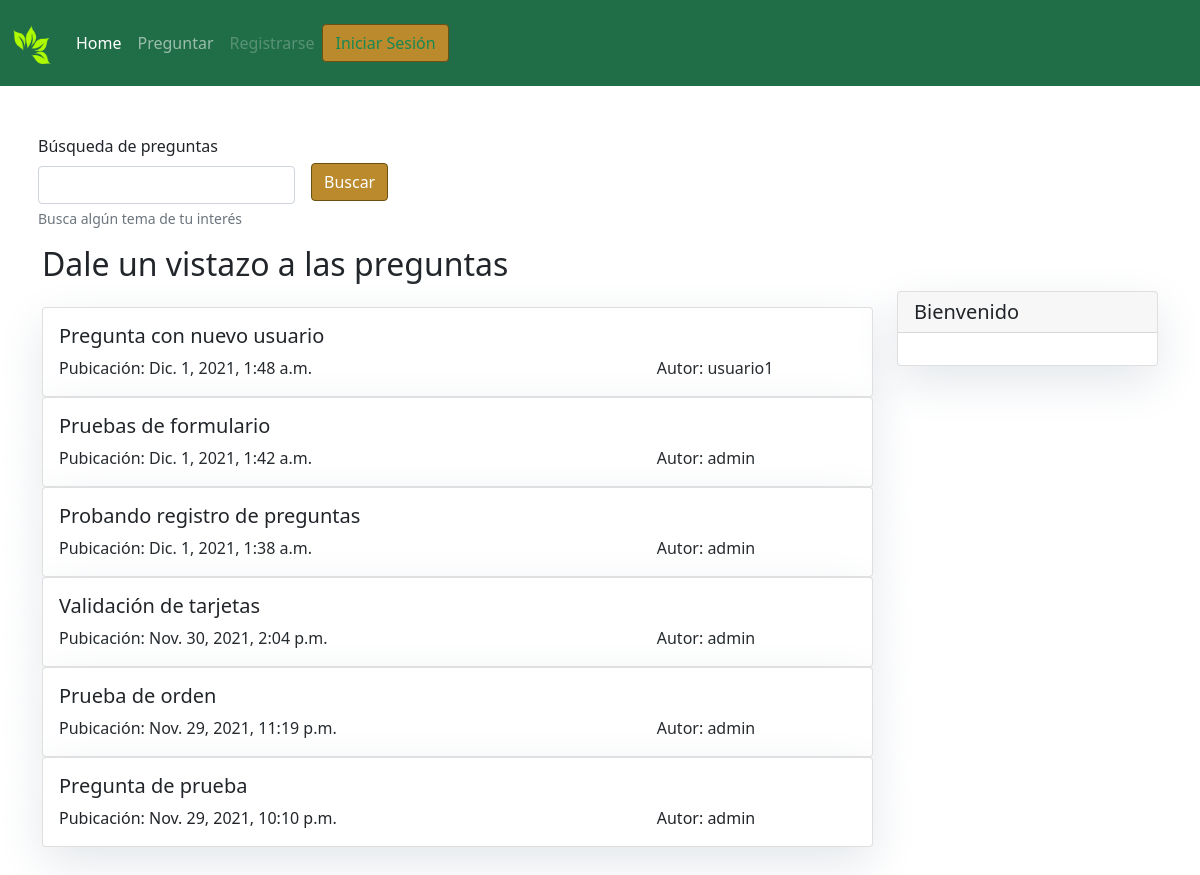
The app's page /, older data.
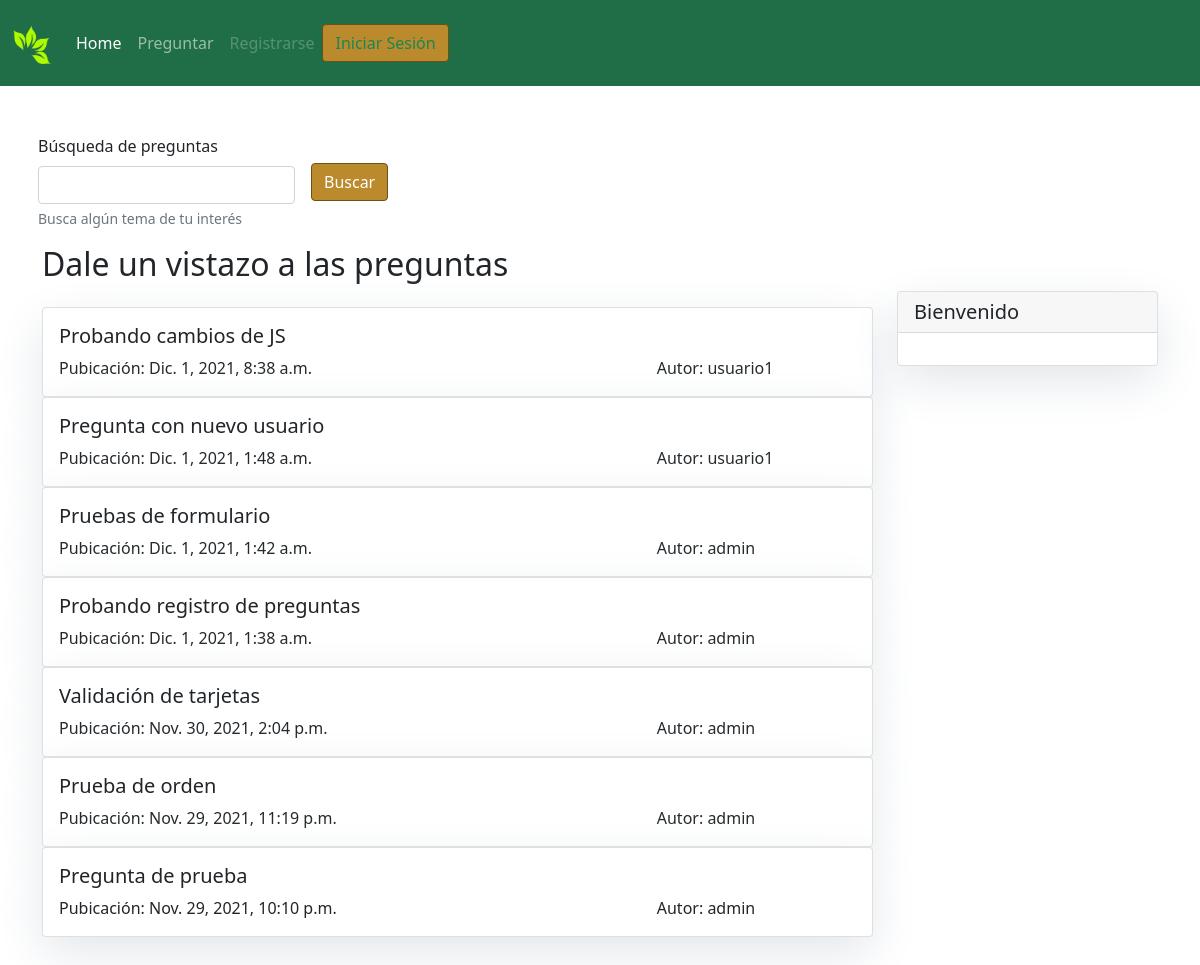
The same page, newer data.
### q_and_a/models.py (models this page shows, shortened)
class Pregunta(models.Model):
    titulo = models.CharField(max_length=200)
    detalle = models.TextField()
    fecha_publicacion = models.DateTimeField()
    autor = models.ForeignKey(User, on_delete=models.CASCADE)
    class Meta:
        ordering = ['-fecha_publicacion']

### q_and_a/views.py (the view)
# urls.py: path('', views.ListaPreguntas.as_view(), name='home'),
class ListaPreguntas(generic.ListView):
    template_name = 'index.html'
    def get_queryset(self):
        tema = self.request.GET.get('tema', '')
        if(tema != ''):
            query = Q(titulo__icontains=tema)
            queryset = Pregunta.objects.filter(query).order_by('-fecha_publicacion')
        else:
            queryset = Pregunta.objects.order_by('-fecha_publicacion')
        return queryset

### templates/index.html (shortened to what this page needs)
{% extends "base.html" %}
{% block content %}
    <form class="row row-cols-lg-auto g-3 align-items-center"
    method="GET" action="{% url 'preguntas:buscar' %}">
        <div class="col-12">
            <label for="InputSearch" class="form-label">Búsqueda de preguntas</label>
            <input type="text" name="tema" class="form-control" id="InputSearch" aria-describedby="searchHelp">
            <div id="searchHelp" class="form-text">Busca algún tema de tu interés</div>
        </div>
        <div class="col-12">
            <button type="submit" class="btn btn-primary">Buscar</button>
        </div>
    </form>
    <h2>Dale un vistazo a las preguntas</h2>
    <div class="col-md-9 mt-3 left">
        {% for pregunta in pregunta_list %}
        <div class="card w-85" id="{% url 'preguntas:detalles' pregunta.id %}">
            <div class="card-body">
                <h5 class="card-title">{{ pregunta.titulo }}</h5>
                <p class="card-text">
                    <span style="float: left; width: 75%;">
                        Pubicación: {{ pregunta.fecha_publicacion }}
                    </span>
                    <span style="float: left; width: 25%;">
                        Autor: {{ pregunta.autor }}
                    </span>
                </p>
            </div>
        </div>
        {% endfor %}
    </div>
    {% block sidebar %} {% include 'tarjeta_usuario.html' %} {% endblock sidebar %}
    {% block javascript %}
        {% load static %}
    {% endblock javascript %}
{% endblock content %}

Row changes from the older to the newer data that the page shows:
added Pregunta: titulo "Probando cambios de JS", fecha_publicacion "Dic. 1, 2021, 8:38 a.m.", autor "usuario1"
